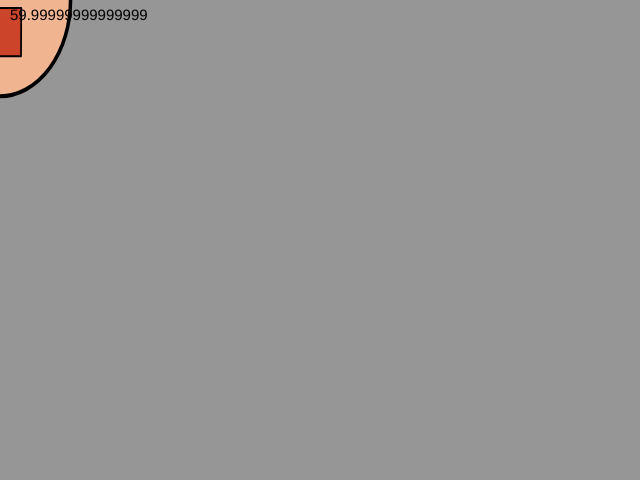
Frame 1 (no input)
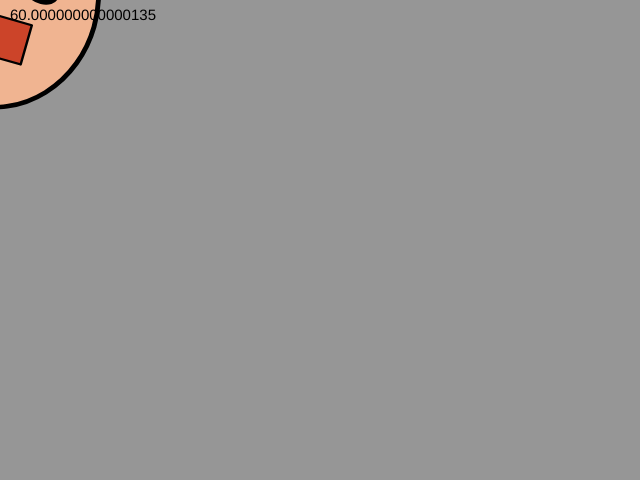
Frame 60 (no input)
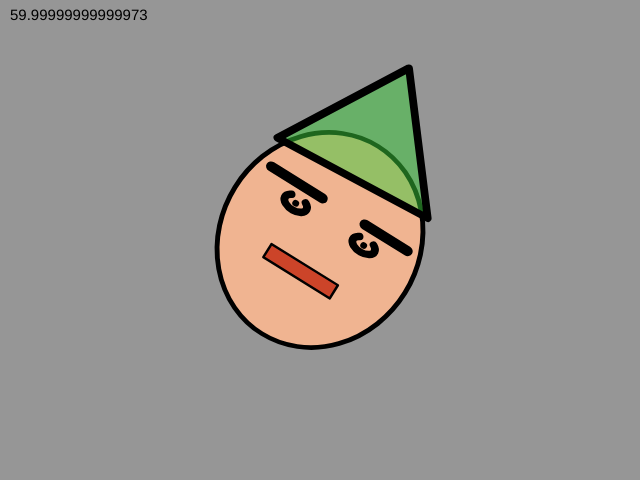
Frame 120 (the mouse pressed at the canvas centre since frame 60)

The p5.js sketch that drew these frames (run headless with seeded random() and noise() and a simulated clock; from frame 60 on, the mouse is pressed at the canvas centre):

// p5.js sketch
// ── sketch.js

function setup() {
	createCanvas(640,480);
}
drawBeard = false;

function draw() {
	background(150);
	noCursor();

	push(); // 再push() 和pop()之间运用变换，可将变换的效果限制在二者之间
	translate(mouseX,mouseY); // 平移到鼠标位置
	rotate(millis()/3600); // 旋转一定角度
	scale(
		0.7+0.33*sin(0.001*millis()),
		0.8+0.1234567*sin(0.0009234*millis()));// 水平和垂直方向缩放
	smooth();
	strokeCap(ROUND);
	strokeJoin(ROUND);
	strokeWeight(5); 
	colorMode(RGB);
	fill(240,180,145);
	ellipse(0,0,200,240);
	strokeWeight(2.5);
	colorMode(HSB); 
	fill(10,80,80); 
	currentTime = millis(); 
	mouthWidth = sin(currentTime/1000);
	mouthWidth = map(mouthWidth,-1,1,40,80); 
	mouthHeight = cos(currentTime/933);
	mouthHeight = map(mouthHeight,-1,1,4,60); 
	rectMode(CENTER);
	rect(0,0+40,mouthWidth,mouthHeight); 
	strokeWeight(11);
	EyebrowOffsetY = -40;
	line(0-80,0+EyebrowOffsetY,
		0-20,0+EyebrowOffsetY) 
	line(0+30,0+EyebrowOffsetY,
		0+80,0+EyebrowOffsetY);
	strokeWeight(3); 
	noFill();  
	EyeOffsetY = -20;
	eyeWidth = 25;
	eyeHeight = 16;
	if(keyCode == 97) 
	{
		eyeWidth = 60;
		eyeHeight = 32;
	}
	else if(keyCode == 83) 
	{
		colorMode(RGB);
		fill(0,255,0);
		eyeWidth = 48;
		eyeHeight = 48;
	}
	else if(keyCode == 100)
	{
		drawBeard = true;
	}
	else if(keyCode == 102)
	{
		drawBeard = false;
	}
	else 
	{
		strokeWeight(8);
	}
	arc(0-40,0+EyeOffsetY,eyeWidth,eyeHeight,-0.2*PI,1.2*PI);
	arc(0+40,0+EyeOffsetY,eyeWidth,eyeHeight,-0.2*PI,1.2*PI);
	strokeWeight(7);
	point(0-40,0+EyeOffsetY);
	point(0+40,0+EyeOffsetY); 
	strokeWeight(8);
	fill(120,70,80,0.5);
	triangle(
		0-90,0-70,
		0+80,0-82,
		0-15,0-210);
	fill(0);
	textSize(60); 
	text(key,0-30,0-100); 

	if(drawBeard) 
	{
		rect(0,0+20,100,20);
	}
	pop();

	fill(0);
	textSize(15);
	fps = frameRate(); 
	text(fps,10,20);

}

// 练习：改变translate(),rotate(),scale()的调用顺序，看看结果有无变化，分析原因
// 练习：自己尝试用translate(),rotate(),scale()来绘制物体
